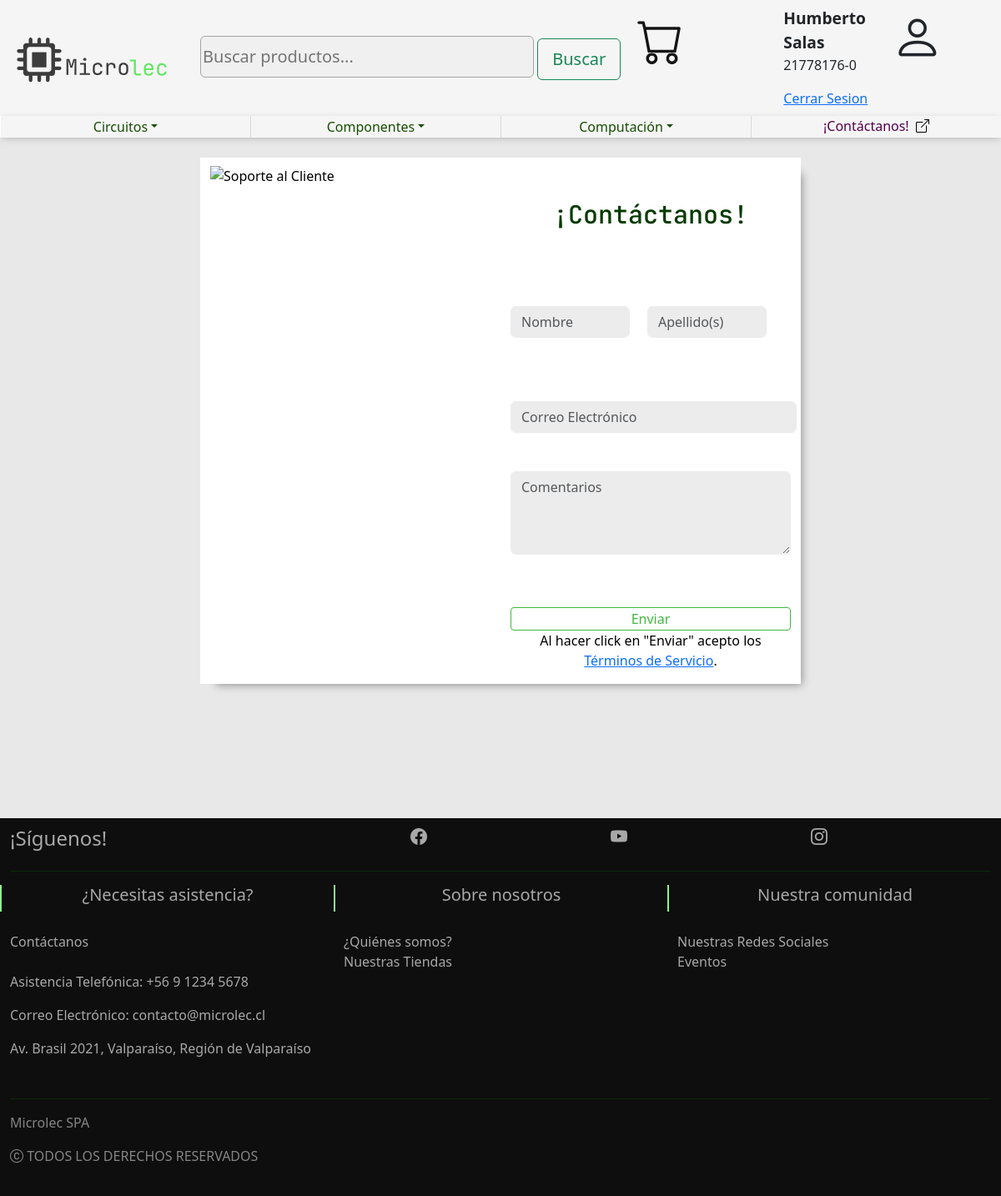
/contact/ (signed in), run on the app's committed database.
### user_management/models.py (models this page shows, shortened)
class User(AbstractBaseUser):
    email = models.EmailField(unique=True)
    names = models.CharField(max_length=255)
    lnames = models.CharField(max_length=255)
    run = models.CharField(max_length=255, unique=True)
    salt = models.CharField(max_length=32, blank=True)
    password_hash = models.CharField(max_length=64, blank=True)
    is_active = models.BooleanField(default=True)
    is_staff = models.BooleanField(default=False)
    objects = UserManager()
    USERNAME_FIELD = 'email'
    REQUIRED_FIELDS = ['name']

### contact/views.py (the view, shortened to what this page needs)
# urls.py: path('', include('index.urls'), name='index'),
def index(request):
    return render(request, 'contact.html')

### templates/contact.html (shortened to what this page needs)
<!DOCTYPE html>
<html lang="es">
<head>
    {% load static %}
    <link rel="stylesheet" type='text/css' href="{% static 'contact/css/contact.css' %}">
    <link rel="stylesheet" type='text/css' href="{% static 'css/navbar-defaults.css' %}">
    <link rel="stylesheet" type='text/css' href="{% static 'css/footer-defaults.css' %}">
    <link rel="stylesheet" type='text/css' href="{% static 'css/defaults.css' %}">
    <link href="https://cdn.jsdelivr.net/npm/bootstrap@5.3.3/dist/css/bootstrap.min.css" rel="stylesheet">
    <link rel="stylesheet" href="https://cdn.jsdelivr.net/npm/bootstrap-icons@1.11.3/font/bootstrap-icons.min.css">
</head>
<body>
    {% include 'navbar_base.html' %}
    <main>
        <br>
        <div class="container mx-auto" id="contact-form-container">
            <div class="row">
                <div class="col">
                    <img src="{% static 'resources/techsupport.jpg' %}" alt="Soporte al Cliente" id="contact-image">
                </div>
                <div class="col text-center">
                    <div class="row text-center mx-auto text-center ">
                        <div class="col text-center align-items-center">
                            <h1 id="contact-title">¡Contáctanos!</h1>
                        </div>
                    </div>
                    <form id="contact-form" method="post">
                        <div class="form-group row" id="lname-name-group">
                            <div class="col-md-6 mb-3 justify-content-right text-right align-items-right">
                                <input type="text" id="name-input" class="form-control" placeholder="Nombre" name="name_field">
                            </div>
                            <div class="col-md-6 mb-3 justify-content-left text-left align-items-left">
                                <input type="text" id="lname-input" class="form-control" placeholder="Apellido(s)" name="lastnames_field">
                            </div>
                        </div>
                        <div class="form-group row" id="email-group">
                            <div class="col-md-12 mb-3 justify-content-center text-center align-items-center">
                                <input type="email" id="email-input" class="form-control" placeholder="Correo Electrónico" name="email_field">
                            </div>
                        </div>
                        <div class="form-group row" id="comment-group">
                            <div class="col-md-12 mb3 justify-content-center text-center align-items-center">
                                <textarea id="comments-input" class="form-control" cols="30" rows="5" placeholder="Comentarios" name="comment_field" maxlength="2000"></textarea>
                            </div>
                        </div>
                        <div class="form-group row" id="btn-group">
                            <div class="col-md-12">
                                <button id="submit-btn">Enviar</button>
                            </div>
                        </div>
                        <div row>
                            <div class="col-md-12">
                                <p id="warn-msg">Al hacer click en "Enviar" acepto los <a href="https://www.termsfeed.com/live/f0ea0a4b-2c40-4b36-8ad0-bda617ec2e3f">Términos de Servicio</a>.</p>
                            </div>
                        </div>
                    </form>
                </div>
            </div>
        </div>
    </main>
    {% include 'footer_base.html' %}
</body>
</html>

### templates/navbar_base.html (shortened to what this page needs)
{% load static %}
<header>
    <nav class="navbar navbar-expand-sm">
        <div class="container-fluid">
            <a href="{% url 'index' %}" class="navbar-brand">
                <img src="{% static 'resources/brand.svg' %}"
                     class="img-fluid"
                     alt="Navbar Brand" height="" width="">
            </a>
            <form class="justify-content-center needs-validation"
                  id="search-form"
                  novalidate>
                <input type="form-control input-lg search"
                       id="search-form-input"
                       placeholder="Buscar productos..."
                       aria-label="Search"
                       required>
                <button class="btn btn-outline-success my-2 my-sm-0"
                        type="submit"
                        id="submit-btn__search-form">Buscar</button>
            </form>
            <div id="main-nav-items" class="justify-content-right">
                <ul class="navbar-nav">
                    {% if user.is_authenticated %}
                        <li class="navbar-item" id="cart-item">
                            <span class="icon-container"
                                data-bs-toggle="tooltip"
                                data-bs-placement="bottom"
                                title="Carro">
                                <a href="{% url 'cart' %}" class="nav-link nav-ico cart-ico">
                                    <i class="bi bi-cart h4"></i>
                                </a>
                            </span>
                        </li>
                        <div class="container">
                            <div class="row" id="profile-container">
                                <li class="navbar-items align-self-center col" id="logged-usernames">
                                    <p id="usernames">{{ user.names }} {{ user.lnames }}</p>
                                    <p id="run">{{ user.run }}</p>
                                </li>
                                <li class="navbar-item col" id="login-item">
                                    <span class="icon-container"
                                          data-bs-toggle="tooltip"
                                          data-bs-placement="bottom"
                                          title="Perfil">
                                        <i class="bi bi-person h3"></i>
                                    </span>
                                </li>
                            </div>
                            <div class="row">
                                <a href="{% url 'logout' %}">Cerrar Sesion</a>
                            </div>
                        </div>
                    {% endif %}
                </ul>
            </div>
        </div>
    </nav>
    <div class="container-fluid navbar-sub" id="navbar-items">
        <div class="row">
            <div class="col-3 text-center border-right border-white subnav-item">
                <div class="dropdown-center">
                    <button class="btn-block subnav-btn dropdown-toggle"
                            type="button"
                            id="circuitos-dropdown"
                            data-bs-toggle="dropdown"
                            aria-haspopup="true"
                            aria-expanded="false"
                            disabled>Circuitos</button>
                </div>
            </div>
            <div class="col-3 text-center subnav-item">
                <div class="dropdown-center">
                    <button class="btn-block subnav-btn dropdown-toggle"
                            type="button"
                            id="circuitos-dropdown"
                            data-bs-toggle="dropdown"
                            aria-haspopup="true"
                            aria-expanded="false"
                            disabled>Componentes</button>
                </div>
            </div>
            <div class="col-3 text-center subnav-item">
                <div class="dropdown-center">
                    <button class="btn-block subnav-btn dropdown-toggle"
                            type="button"
                            id="circuitos-dropdown"
                            data-bs-toggle="dropdown"
                            aria-haspopup="true"
                            aria-expanded="false"
                            disabled>Computación</button>
                </div>
            </div>
            <div class="col-3 text-center subnav-item" id="contact-form-link">
                <a href="{% url 'contact' %}" id="contact-btn">¡Contáctanos!&nbsp</a>
                <i class="bi bi-box-arrow-up-right"></i>
            </div>
        </div>
    </div>
</header>

### contact/static/contact/css/contact.css (style rules this page uses)
main { padding-bottom: 161px; }
#contact-title { margin-top: 50px; font-family: "JetBrains Mono", monospace; font-size: 30px; color: rgb(6, 58, 0); }
#contact-form-container { background-color: white; box-shadow: 10px 10px 10px -9px rgba(0,0,0,0.40); }
#contact-image { max-height: 500px; width: auto; padding-top: 10px; padding-bottom: 10px; }
#lname-name-group input, #email-group input { background-color: rgb(236, 236, 236); border: 1px solid rgb(236, 236, 236); width: 102%; }
#lname-name-group { margin-right: 20px; }
#contact-form-container { width: 60%; }
#contact-form { margin-top: 25%; }
#comment-group textarea { background-color: rgb(236, 236, 236); border: 1px solid rgb(236, 236, 236); height: 100px; }
#submit-btn { background-color: white; color: rgb(63, 185, 63); border: 1px solid rgb(63, 185, 63); border-radius: 4px; width: 100%; margin-top: 10%; transition: 0.3s; }
.form-group { position: relative !important; }

### static/css/navbar-defaults.css (style rules this page uses)
.navbar-brand img { max-width: 200px; max-height: 200px }
.navbar { background-color: #f5f5f5; margin-bottom: 0; }
.navbar-sub { background-color: whitesmoke; color: black; }
#usernames { margin-bottom: 0px; }
.nav-ico i { color: rgb(20, 20, 20); }
#search-form-input { border-radius: 6px; background-color: #f0f0f0; color: rgb(0, 0, 0); outline: none; border: 1px solid rgb(165, 165, 165); height: 37px; }
.subnav-btn { background-color: whitesmoke !important; border: none !important; color: rgb(23, 77, 0) !important; }
.subnav-item { border-left: 1px solid #d9d9d9; }
#navbar-items { box-shadow: 0px 2px 10px -2px rgba(0,0,0,0.25); z-index: 10; position: relative; }
#contact-btn { text-decoration: none; color: #54004a; cursor: pointer; }
#contact-form-link { cursor: pointer; }
#search-form input { width: 400px; height: 50px; font-size: 20px; }
#search-form button { width: 100px; height: 50px; bottom: 10px; font-size: 20px; }
.cart-ico { margin-right: 100px !important; }
#login-item i { font-size: 60px; }
#cart-item i { font-size: 55px; }
#usernames { font-weight: bold; font-size: 120%; }

### static/css/footer-defaults.css (style rules this page uses)
footer, main::after { height: 160px; }

### static/css/defaults.css (style rules this page uses)
main { background-color: rgb(232, 232, 232); overflow-y: hidden; overflow-x: hidden; color: black; margin-bottom: -160px; }
main::after { content: ""; display: block; }

### data on the page
User: names "Humberto", lnames "Salas", run "21778176-0"
